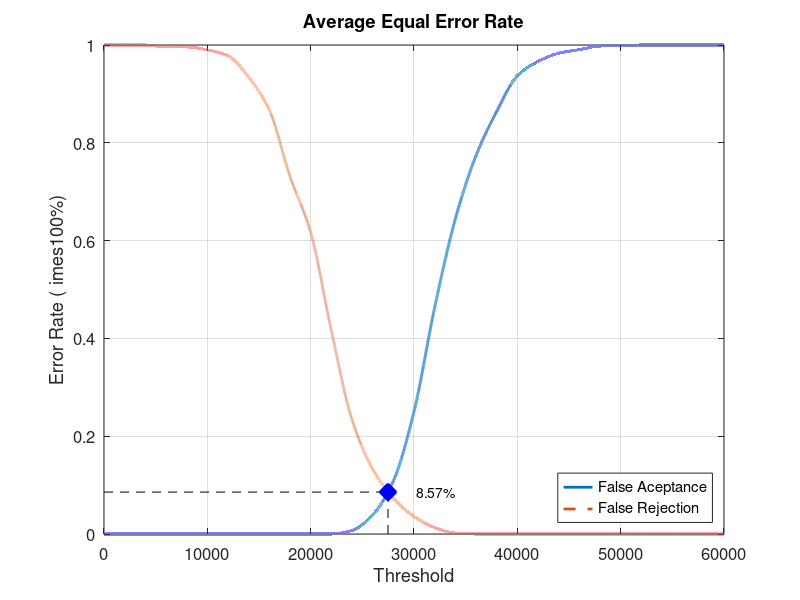
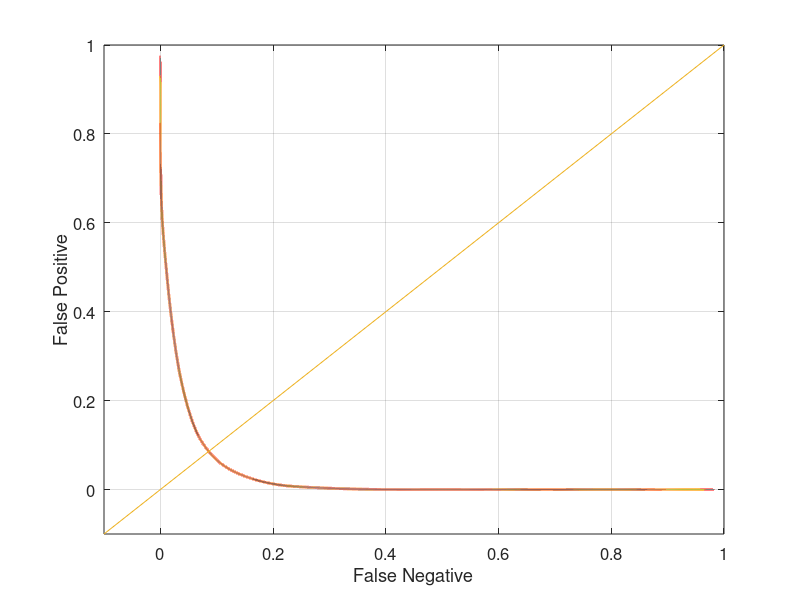

These charts were generated, in order, by the following MATLAB code:
close all;
clear;
clc;
x = 0:2000:60000;
xq = 0:0.5:60000;

y0 = [0 0 0 0 0 0 0 0 0 0 0 0 0.00736842 0.0389474 0.108421 0.250526 0.463158 0.644211 0.773684 0.86421 0.936842 0.966316 0.983158 0.990526 0.997895 0.998947 1 1 1 1 1]
yy0 = interp1(x, y0, xq, 'pchip');
y1 = [1 1 1 0.996 0.996 0.99 0.978 0.934 0.867 0.731 0.617 0.416 0.234 0.133 0.073 0.036 0.013 0.002 0 0 0 0 0 0 0 0 0 0 0 0 0]
yy1 = interp1(x, y1, xq, 'pchip');

% Calculating EER: 
y2 = abs(y0 - y1);
find(y2 == min(y2))
yy2 = abs(yy0 - yy1);
xEER = find(yy2 == min(yy2));
xEERIndex = xq(xEER) % X-axis EER
yEER = yy0(xEER) % Y-axis EER

main = figure
plot(xq, yy0,'-','LineWidth', 2);	hold on
plot(xq, yy1,'--','LineWidth', 2);	hold on
plot([xEERIndex xEERIndex], [0 yEER], 'k--');	hold on
plot([0 xEERIndex], [yEER yEER], 'k--');	hold on
plot(xEERIndex, yEER, 'bx', 'LineWidth', 10);	hold on
text(xEERIndex + 10 * xEERIndex / 100, yEER, [num2str(round((10000 * yEER)) / 100) '%'])
legend('False Aceptance', 'False Rejection', 'Location', 'SouthEast')
xlabel('Threshold')
ylabel('Error Rate (	imes100%)')
title('Average Equal Error Rate')
set(gca, 'FontSize', 12)
axis([0 60000 0 1])
grid on

print(main, 'Database1AverageMain', '-dpng');
FNRxFPR = figure('Color', [1 1 1]);
plot(yy1, yy0, '-', yy1, yy0, 'LineWidth', 2);
hold on
y = -0.1:0.1:1
plot(y, y); 
set(gca, 'FontSize', 12)
xlabel('False Negative')
ylabel('False Positive')
axis([-0.1 1 -0.1 1])
set(gca, 'FontSize', 12)
grid on

print(FNRxFPR, 'Database1AverageFNRxFPR','-dpng');
